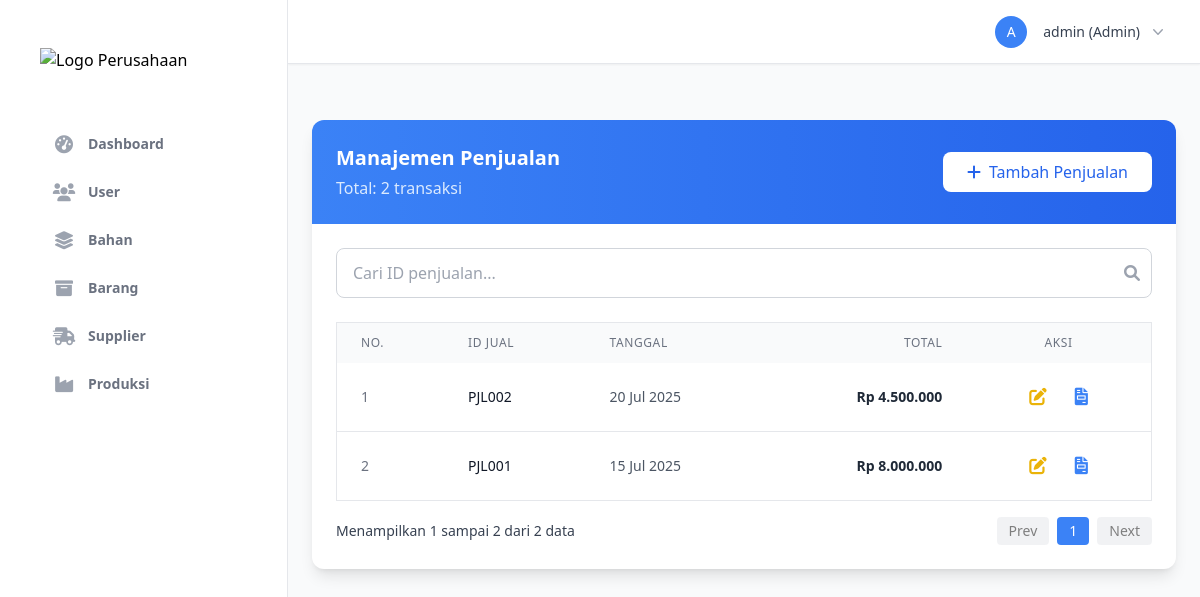
Page /pages/sales_management.php (signed in) on the committed database.
### tables this page shows
CREATE TABLE penjualan (
    id_penjualan VARCHAR(25) PRIMARY KEY,
    tgl_jual DATE NOT NULL,
    total_jual INTEGER NOT NULL,
    bayar INTEGER NOT NULL,
    kembali VARCHAR(25) NOT NULL
);

### includes/function.php (called while the page is built, shortened)
<?php
function formatCurrency($num)
{
    $cleaned_num = preg_replace('/[^0-9]/', '', $num);
    $numeric_val = (float) $cleaned_num;
    return 'Rp ' . number_format($numeric_val, 0, ',', '.');
}

### pages/sales_management.php (the view, shortened to what this page needs)
<?php
require_once '../config/db_connect.php';
require_once '../includes/function.php';
require_once '../includes/header.php';
$search_query = $_GET['search'] ?? '';
$page = isset($_GET['page']) ? max(1, intval($_GET['page'])) : 1;
$perPage = 10;
$offset = ($page - 1) * $perPage;
$stmtCount = $pdo->prepare("SELECT COUNT(*) FROM penjualan WHERE id_penjualan LIKE :search");
$stmtCount->execute([':search' => '%' . $search_query . '%']);
$totalItems = $stmtCount->fetchColumn();
$totalPages = ceil($totalItems / $perPage);
$stmt = $pdo->prepare("SELECT * FROM penjualan WHERE id_penjualan LIKE :search ORDER BY tgl_jual DESC, id_penjualan DESC LIMIT :limit OFFSET :offset");
$stmt->bindValue(':search', '%' . $search_query . '%');
$stmt->bindValue(':limit', $perPage, PDO::PARAM_INT);
$stmt->bindValue(':offset', $offset, PDO::PARAM_INT);
$stmt->execute();
$sales = $stmt->fetchAll(PDO::FETCH_ASSOC);
?>
<head>
    <link rel="stylesheet" href="https://cdnjs.cloudflare.com/ajax/libs/font-awesome/6.0.0-beta3/css/all.min.css">
</head>
<div class="flex min-h-screen ">
    <?php require_once '../includes/sidebar.php'; ?>
    <main class="flex-1 p-6">
        <div class="bg-white rounded-xl shadow-lg overflow-hidden">
            <div class="bg-gradient-to-r from-blue-500 to-blue-600 p-6">
                <div class="flex justify-between items-center card-header">
                    <div>
                        <h3 class="text-xl font-semibold text-white">Manajemen Penjualan</h3>
                        <p class="text-blue-100 mt-1">Total: <?php echo $totalItems; ?> transaksi</p>
                    </div>
                    <button onclick="showAddSaleForm( )" class="add-button bg-white text-blue-600 hover:bg-blue-50 px-6 py-2 rounded-lg font-medium transition duration-200 flex items-center">
                        <i class="fas fa-plus mr-2"></i>Tambah Penjualan
                    </button>
                </div>
            </div>
            <div class="p-6">
                <form method="GET" action="sales_management.php" class="mb-6 relative">
                    <input type="text" name="search" class="w-full px-4 py-3 border border-gray-300 rounded-lg focus:outline-none focus:ring-2 focus:ring-green-500 pr-10" placeholder="Cari ID penjualan..." value="<?php echo htmlspecialchars($search_query); ?>">
                    <button type="submit" class="absolute right-3 top-1/2 transform -translate-y-1/2 text-gray-400 hover:text-green-500">
                        <i class="fas fa-search"></i>
                    </button>
                </form>
                <div class="overflow-x-auto">
                    <table class="min-w-full border border-gray-200">
                        <thead class="bg-gray-50">
                            <tr>
                                <th class="px-6 py-3 text-left text-xs font-medium text-gray-500 uppercase tracking-wider">No.</th>
                                <th class="px-6 py-3 text-left text-xs font-medium text-gray-500 uppercase tracking-wider">Id Jual</th>
                                <th class="px-6 py-3 text-left text-xs font-medium text-gray-500 uppercase tracking-wider">Tanggal</th>
                                <th class="px-6 py-3 text-right text-xs font-medium text-gray-500 uppercase tracking-wider">Total</th>
                                <th class="px-6 py-3 text-center text-xs font-medium text-gray-500 uppercase tracking-wider">Aksi</th>
                            </tr>
                        </thead>
                        <tbody class="bg-white divide-y divide-gray-200">
                            <?php if (empty($sales)): ?>
                                <tr>
                                    <td colspan="5" class="text-center p-5 text-gray-500">Tidak ada data penjualan.</td>
                                </tr>
                            <?php else: ?>
                                <?php foreach ($sales as $index => $sale): ?>
                                    <tr class="hover:bg-gray-50">
                                        <td class="px-6 py-4 text-sm text-gray-500"><?php echo $offset + $index + 1; ?></td>
                                        <td class="px-6 py-4 whitespace-nowrap text-sm font-medium text-gray-900"><?php echo htmlspecialchars($sale['id_penjualan']); ?></td>
                                        <td class="px-6 py-4 whitespace-nowrap text-sm text-gray-600"><?php echo date('d M Y', strtotime($sale['tgl_jual'])); ?></td>
                                        <td class="px-6 py-4 whitespace-nowrap text-sm text-gray-800 text-right font-semibold"><?php echo formatCurrency($sale['total_jual']); ?></td>
                                        <td class="px-6 py-4 whitespace-nowrap text-center text-sm font-medium">
                                            <div class="flex justify-center items-center space-x-3">
                                                <button onclick="showEditSaleForm('<?php echo $sale['id_penjualan']; ?>', this)" class="text-yellow-500 hover:text-yellow-700 p-2 rounded-lg hover:bg-yellow-100" title="Edit Penjualan"><i class="fas fa-edit fa-lg"></i></button>
                                                <a href="faktur_penjualan.php?id=<?php echo $sale['id_penjualan']; ?>" target="_blank" class="text-blue-500 hover:text-blue-700 p-2 rounded-lg hover:bg-blue-100" title="Cetak Faktur"><i class="fas fa-file-invoice fa-lg"></i></a>
                                            </div>
                                        </td>
                                    </tr>
                                <?php endforeach; ?>
                            <?php endif; ?>
                        </tbody>
                    </table>
                </div>
                <div class="flex justify-between items-center mt-4">
                    <span class="text-sm text-gray-700">
                        Menampilkan <?php echo $offset + 1; ?> sampai <?php echo min($offset + $perPage, $totalItems); ?> dari <?php echo $totalItems; ?> data
                    </span>
                    <div class="flex items-center space-x-2 text-sm">
                        <a href="?search=<?php echo urlencode($search_query); ?>&page=<?php echo max(1, $page - 1); ?>" class="px-3 py-1 bg-gray-200 rounded hover:bg-gray-300 <?php echo $page <= 1 ? 'opacity-50 cursor-not-allowed' : ''; ?>">Prev</a>
                        <span class="px-3 py-1 bg-blue-500 text-white rounded"><?php echo $page; ?></span>
                        <a href="?search=<?php echo urlencode($search_query); ?>&page=<?php echo min($totalPages, $page + 1); ?>" class="px-3 py-1 bg-gray-200 rounded hover:bg-gray-300 <?php echo $page >= $totalPages ? 'opacity-50 cursor-not-allowed' : ''; ?>">Next</a>
                    </div>
                </div>
            </div>
        </div>
    </main>
</div>
<?php require_once '../includes/footer.php'; ?>

### rows in the picture
penjualan: index "1", id_penjualan "PJL002", tgl_jual "20 Jul 2025", total_jual "Rp 4.500.000"
penjualan: index "2", id_penjualan "PJL001", tgl_jual "15 Jul 2025", total_jual "Rp 8.000.000"

### other values in the picture
$item['name'] "Dashboard"
$item['name'] "User"
$item['name'] "Bahan"
$item['name'] "Barang"
$item['name'] "Supplier"
$item['name'] "Produksi"
substr($currentUser['username'], 0, 1) "A"
$currentUser['username'] "admin"
$currentUser['level'] "Admin"
$totalItems "2"
$offset + 1 "1"
min($offset + $perPage, $totalItems) "2"
$page "1"
